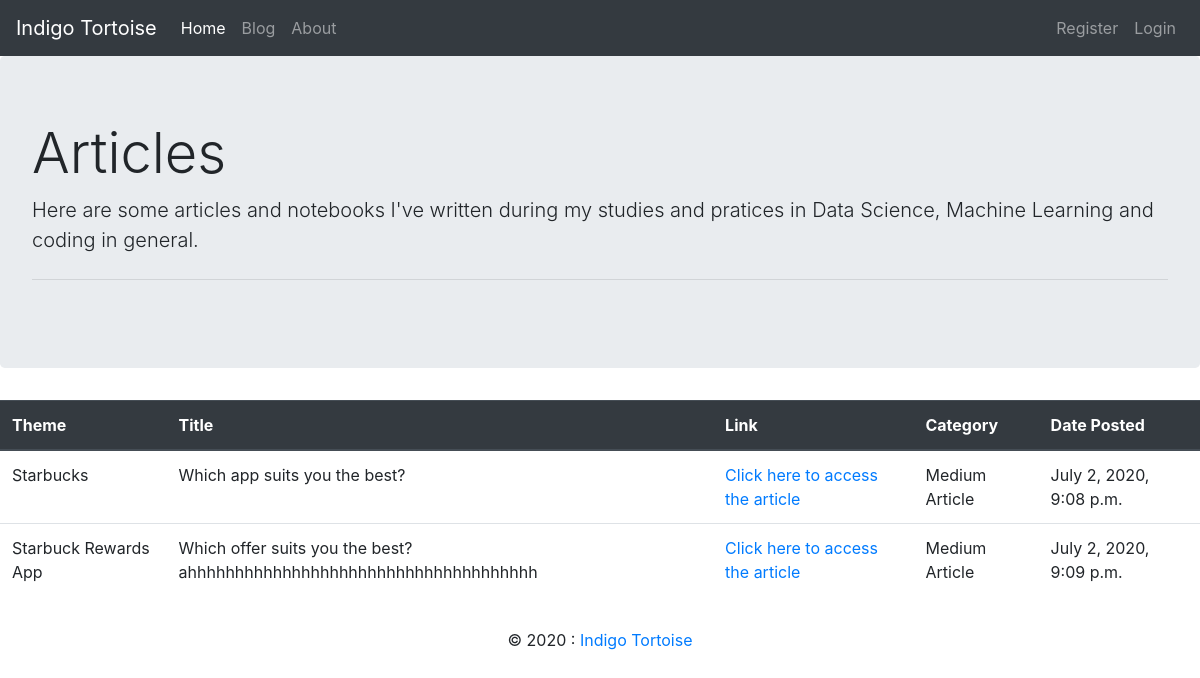
The app's page /articles/ with its own data.
### blogposts/models.py (models this page shows, shortened)
class ArticlesDb(models.Model):
    shortname = models.CharField(max_length=50)
    title = models.CharField(max_length=300)
    link = models.CharField(max_length=300)
    category = models.CharField(max_length=300)
    time_date = models.DateTimeField(default=timezone.now)

### blogposts/views.py (the view)
# urls.py: path('articles/', include('blogposts.urls')),
def articles(request):
    if request.method == 'POST':
        form = ArticlesForm(request.POST or None)
        if form.is_valid():
            form.save()
            all_articles = ArticlesDb.objects.all
            messages.success(request,('New item added succesefully!'))
            return render(request, 'articles.html', {'all_articles':all_articles})
    else:
        all_articles = ArticlesDb.objects.all
        return render(request, 'articles.html', {'all_articles':all_articles})

### blogposts/templates/articles.html (shortened to what this page needs)
{% extends 'base.html' %}
{% block body %}
<div class="jumbotron">
    <h1 class="display-4">Articles</h1>
    <p class="lead">Here are some articles and notebooks I've written during my studies and pratices in Data Science, Machine Learning and coding in general.</p>
    <hr class="my-4">
  </div>
<table class="table table-hover">
   <thead class="thead-dark">
        <tr>
          <th scope="col">Theme</th>
          <th scope="col">Title</th>
          <th scope="col">Link</th>
          <th scope="col">Category</th>
          <th scope="col">Date Posted</th>
        </tr>
    </thead>
    <tbody>
        <tr>
        {% for article in all_articles %}
            <td>{{article.shortname}}</td>
            <td>{{article.title}}</td>
            <td><a href="{{article.link}}">Click here to access the article </a></td>
            <td>{{article.category}}</td>
            <td>{{article.time_date}}</td>
        </tr>
        {% endfor %}
    </tbody>
</table>
{% endblock %}

### records on screen
ArticlesDb: shortname "Starbucks", title "Which app suits you the best?", category "Medium Article", time_date "July 2, 2020, 9:08 p.m."
ArticlesDb: shortname "Starbuck Rewards App", title "Which offer suits you the best? ahhhhhhhhhhhhhhhhhhhhhhhhhhhhhhhhhhhhh", category "Medium Article", time_date "July 2, 2020, 9:09 p.m."
